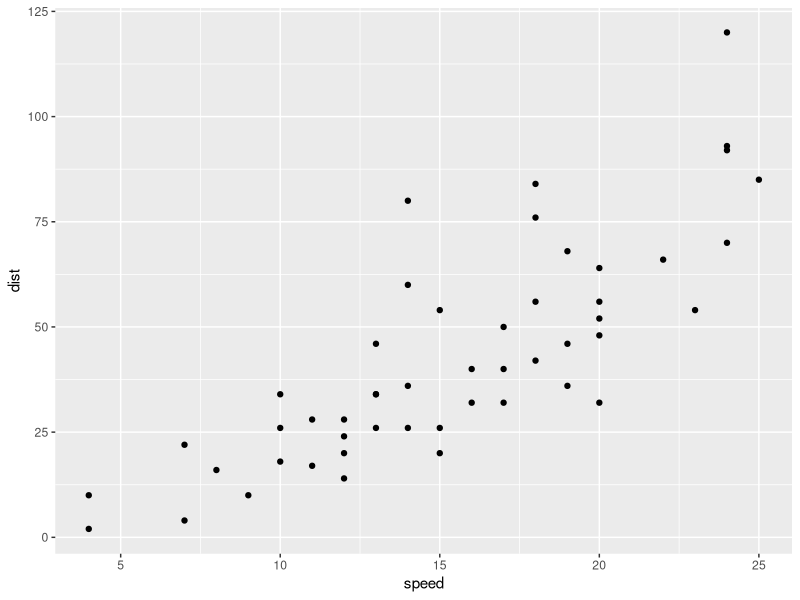
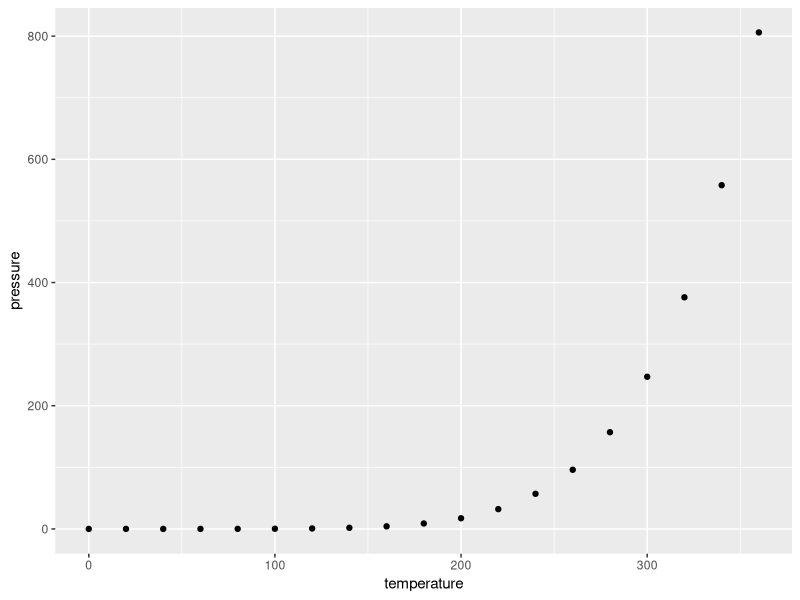
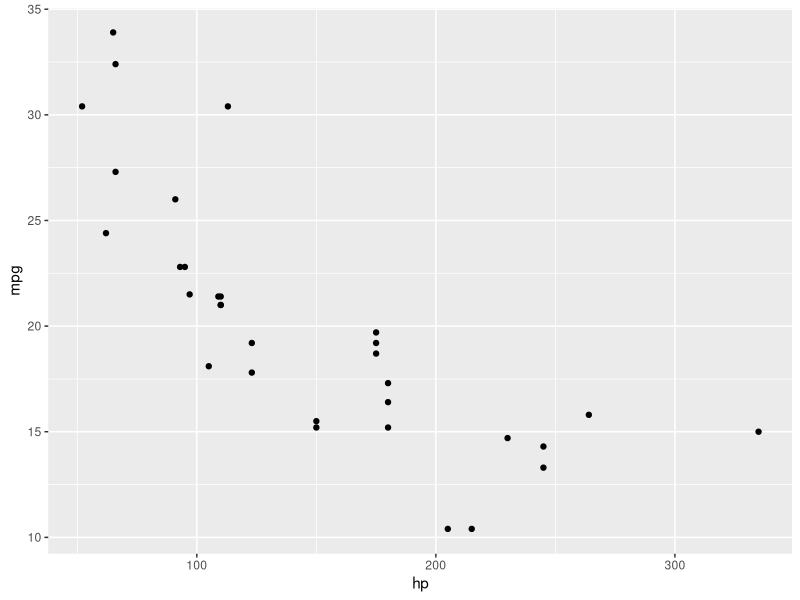

Here is the R script that generated these plots, in order:
## ---- chunk 1
#| label: setup
#| include: false

# Improve digit display and NA display for kable tables
options(scipen = 1, knitr.kable.NA = "")

# Load necessary packages
library(tidyverse)
library(knitr)
library(kableExtra)
## ---- chunk 2
#| fig-cap: "Image courtesy of giphy.com"
#| fig-align: center
#| out-width: 100%
#| fig-link: "https://giphy.com/gifs/insecurehbo-insecure-hbo-season-4-H7ZrrA9V2pd3Tehdds"

include_graphics("https://i.giphy.com/H7ZrrA9V2pd3Tehdds.webp")
## ---- chunk 3
#| label: tbl-layout
#| tbl-cap: "Two tables side-by-side"
#| tbl-subcap: 
#|   - "First three rows of cars dataset"
#|   - "First three rows of pressure dataset"
#| layout-ncol: 2

cars |> 
  slice(1:3) |> 
  kable()

pressure |> 
  slice(1:3) |> 
  kable()
## ---- chunk 4
#| label: fig-layout
#| fig-cap: "Three figures in a complex layout"
#| fig-subcap: 
#|   - "cars"
#|   - "pressure"
#|   - "mtcars"
#| layout: [[4, -1, 4], [1]] 

ggplot(cars, aes(speed, dist)) +
  geom_point()

ggplot(pressure, aes(temperature, pressure)) +
  geom_point()

ggplot(mtcars, aes(hp, mpg)) +
  geom_point()
